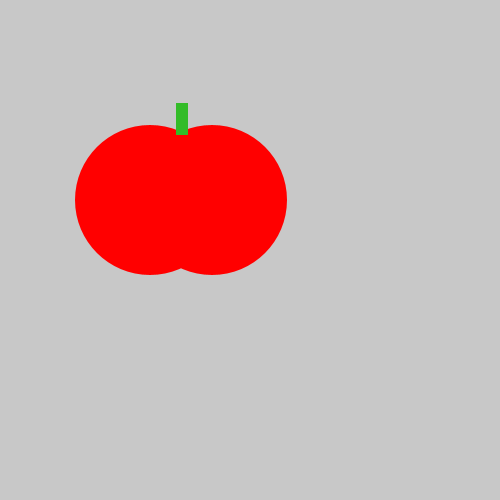
Frame 1 (no input)
Frame 60 (the mouse pressed at the canvas centre just before this capture): identical to frame 1, image omitted
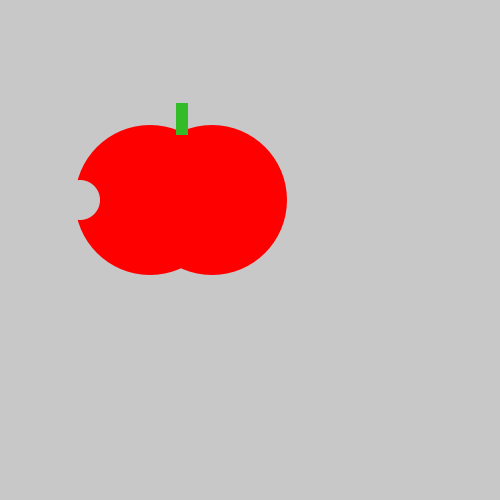
Frame 120 (the mouse held since frame 60 and released just before this capture)

The Processing sketch that drew these frames (run headless with seeded random() and noise(); from frame 60 on, the mouse is pressed at the canvas centre):

// Processing sketch: sketch_190501a
// ── sketch_190501a.pde
void setup() {
    size(500, 500);
}
void draw() {
    background(200, 200, 200);
    noStroke();
    fill(#FF0000);
    ellipse(150, 200, 150, 150);
    ellipse(212, 200, 150, 150);
    fill(#33BC28);
    rect(176, 103, 12, 32);
    if(mousePressed) {
      fill(200,200,200);
      ellipse(80,200,40,40);
    }
}
